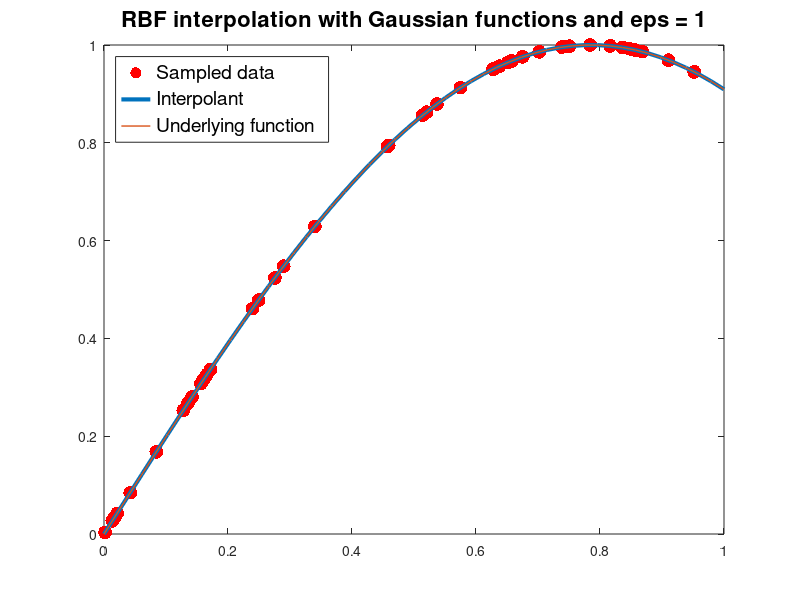

Source code (MATLAB):
%% Radial Basis Functions Method from Scratch
%
%% Grid
N = 50;   Ne = 50;        % Sizes of sampling and plotting grid
x = rand(N, 1);           % Sampling grid
xe = linspace(0, 1, Ne);  % Plotting grid
fun = @(x) sin(2*x);      % Underlying function
f = fun(x);               % Grid values
%% Radial Basis Interpolation
phi = @(ep, r) exp(-ep^2*r.^2);
eps = 1;

[X1, X2] = meshgrid(x);

%%
A = phi(eps, abs(x-x'));
%A = phi(eps, abs(X2 - X1));
lam = A\f;

%%
B = phi(eps, x - xe)';

fint = B*lam;

%% Plot                       
figure(1)
plot(x, f, 'r.', 'markersize', 30), hold on
plot(xe, fint, 'linewidth', 3)
plot(xe, fun(xe), '-', 'linewidth', 1), hold off
title(['RBF interpolation with Gaussian functions and eps = ',...
    num2str(eps, 1)], 'fontsize', 16)
legend({'Sampled data', 'Interpolant', 'Underlying function'},...
    'location', 'northwest', 'fontsize', 14)


%%
for eps = (1/2).^(0:8)
    A = phi(eps, abs(x-x'));
    fprintf('eps = %2.4f, condition number is %2.4e \n', eps, cond(A));
end










